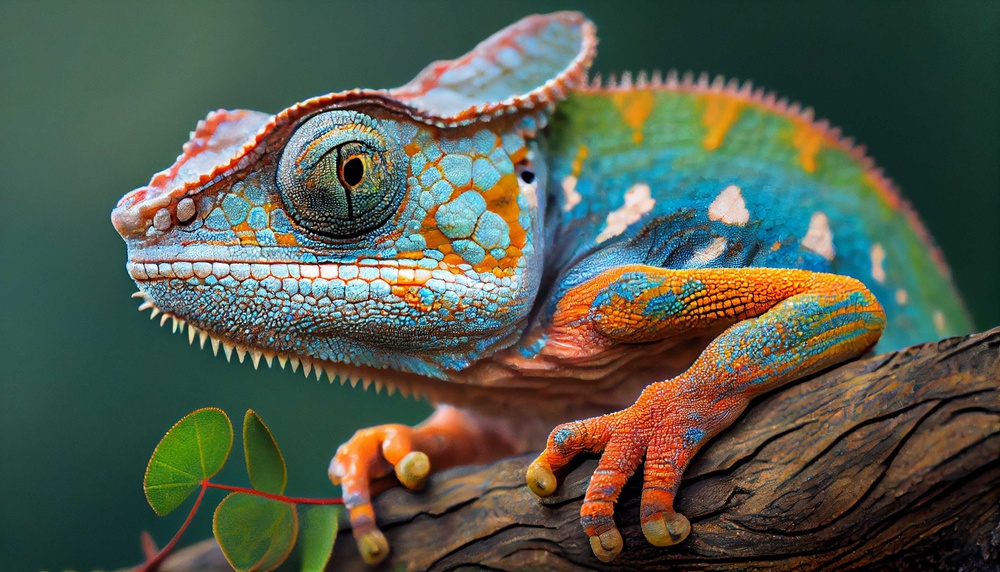
#> input picture data/input_image.jpg, 1000 x 572 px, shrunk from 3919 x 2240 before the run
$ jupyter execute task1_intensity_reduction.ipynb
#> lines starting #> are read from the running program, lines starting #| are printed output that depends on the picture
Task 1 : To reduce the number of intensity levels in an image from 256 to 2, in integer powers of 2. The desired number of intensity levels needs to be a variable input to your program.

Import Libraries

[cell 1]
import numpy as np
from PIL import Image
import matplotlib.pyplot as plt
import os

Define the Reduction Function

[cell 2]
def reduce_intensity_levels(img_array, levels):
    """
    Reduce intensity levels of an image array to 'levels'.
    'levels' must be a power of 2 and less than or equal to 256.
    """
    assert (levels & (levels - 1) == 0) and levels <= 256, "Levels must be a power of 2 and <= 256"

    factor = 256 // levels  # e.g., for levels=8, factor=32
    quantized_img = (img_array // factor) * factor
    return quantized_img.astype(np.uint8)

Load Image

[cell 3]
image_path = '../data/input_image.jpg'  # Change this if your image name is different

# Load the image and convert to grayscale
img = Image.open(image_path).convert('RGB')
#> img is the input picture: PIL image 1000x572 RGB; mean R, G, B 83.2, 90.5, 76
img_array = np.array(img)

# Display the original image
plt.imshow(img_array)
plt.title("Original Image")
plt.axis('off')
plt.show()

Set Desired Intensity Levels

[cell 4]
desired_levels = 8  # Try 2, 4, 8, 16, 32, 64, 128, 256

Apply Intensity Reduction

[cell 5]
reduced_img_array = reduce_intensity_levels(img_array, desired_levels)
#> in reduce_intensity_levels, `quantized_img = (img_array // factor) * factor`:
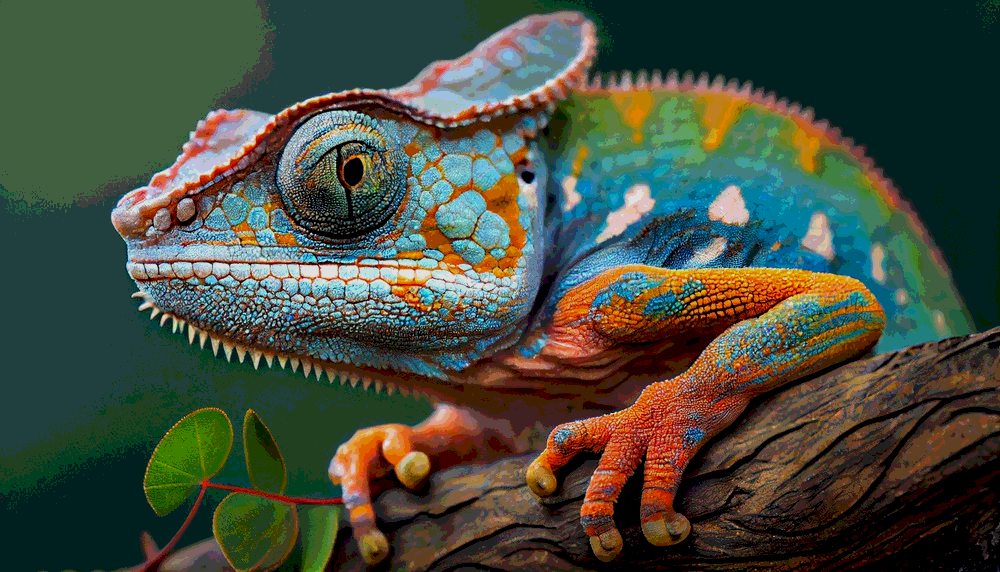
#> quantized_img: shape (572, 1000, 3); mean R, G, B 68, 75.7, 61.2

# Convert the result back to PIL Image
reduced_img = Image.fromarray(reduced_img_array)

Show Original vs Reduced Image

[cell 6]
plt.figure(figsize=(12, 6))

plt.subplot(1, 2, 1)
plt.title("Original Image")
plt.imshow(img_array)
plt.axis('off')

plt.subplot(1, 2, 2)
plt.title(f"Reduced to {desired_levels} levels")
plt.imshow(reduced_img_array)
plt.axis('off')

plt.show()
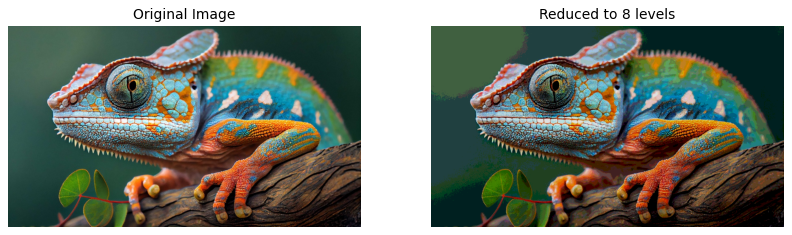
#> figure drawn by matplotlib, 2 panels
